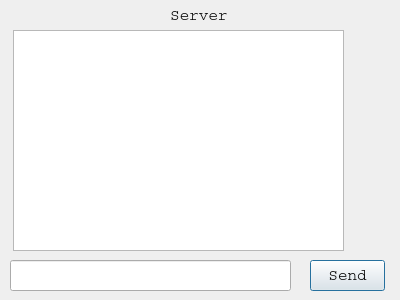
<?xml version="1.0" encoding="UTF-8"?>
<ui version="4.0">
 <class>Dialog</class>
 <widget class="QDialog" name="Dialog">
  <property name="geometry">
   <rect>
    <x>0</x>
    <y>0</y>
    <width>400</width>
    <height>300</height>
   </rect>
  </property>
  <property name="font">
   <font>
    <family>Courier</family>
    <pointsize>12</pointsize>
   </font>
  </property>
  <property name="windowTitle">
   <string>Dialog</string>
  </property>
  <widget class="QLabel" name="label">
   <property name="geometry">
    <rect>
     <x>170</x>
     <y>0</y>
     <width>71</width>
     <height>31</height>
    </rect>
   </property>
   <property name="font">
    <font>
     <family>Courier</family>
     <pointsize>12</pointsize>
    </font>
   </property>
   <property name="text">
    <string>Server</string>
   </property>
  </widget>
  <widget class="QLineEdit" name="lineEditMessage">
   <property name="geometry">
    <rect>
     <x>10</x>
     <y>260</y>
     <width>281</width>
     <height>31</height>
    </rect>
   </property>
  </widget>
  <widget class="QTextEdit" name="textEditMessage">
   <property name="geometry">
    <rect>
     <x>13</x>
     <y>30</y>
     <width>331</width>
     <height>221</height>
    </rect>
   </property>
  </widget>
  <widget class="QPushButton" name="pushButtonSend">
   <property name="geometry">
    <rect>
     <x>310</x>
     <y>260</y>
     <width>75</width>
     <height>31</height>
    </rect>
   </property>
   <property name="text">
    <string>Send</string>
   </property>
  </widget>
 </widget>
 <resources/>
 <connections/>
</ui>
